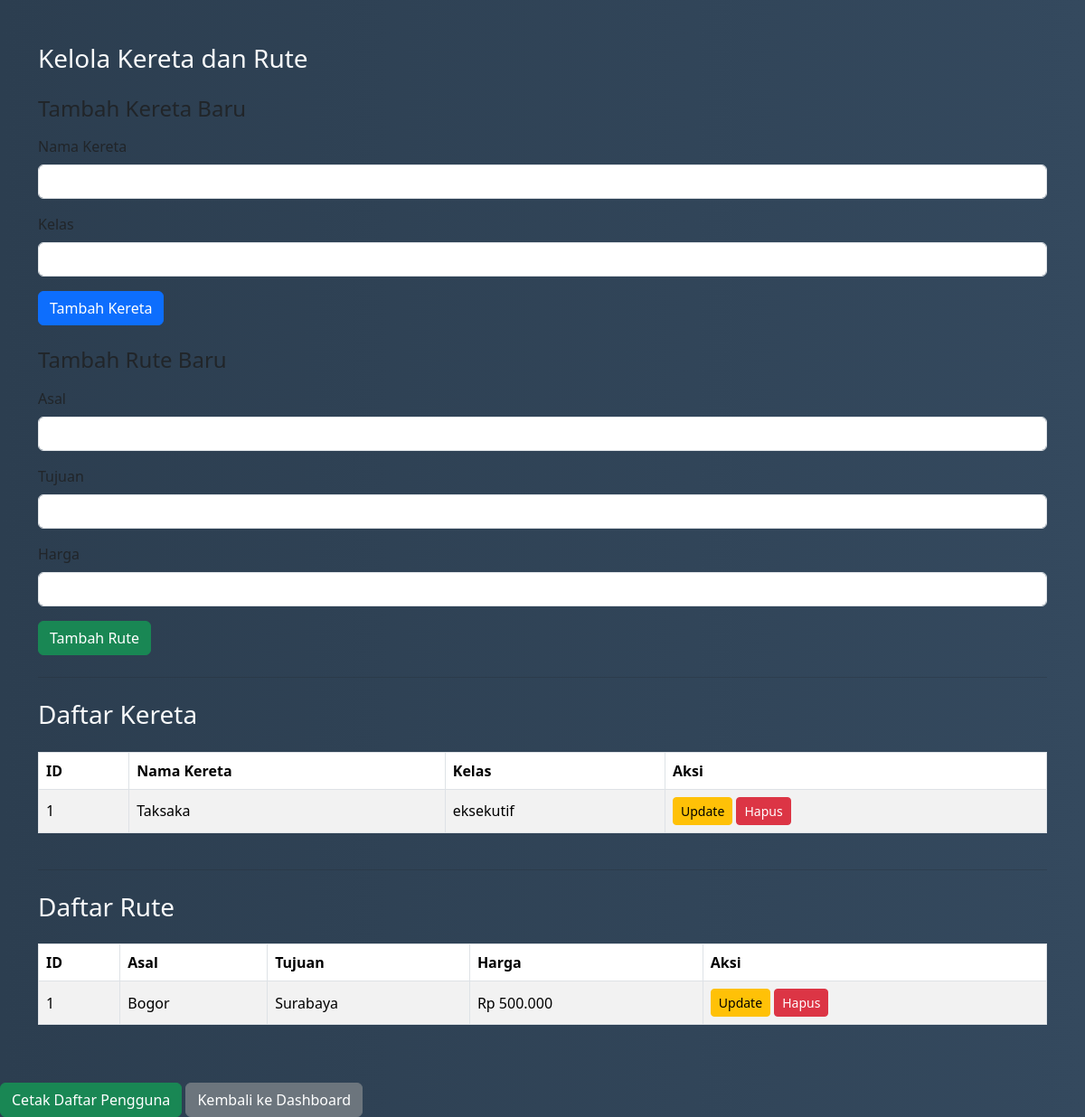
Page /kelola_kereta_rute.php (signed in) on the committed database.
### tables this page shows
CREATE TABLE `kereta` (
  `id` int NOT NULL,
  `nama_kereta` varchar(255) NOT NULL,
  `kelas` varchar(50) NOT NULL
);

CREATE TABLE `rute` (
  `id` int NOT NULL,
  `asal` varchar(255) NOT NULL,
  `tujuan` varchar(255) NOT NULL,
  `harga` decimal(10,2) NOT NULL DEFAULT '0.00'
);

### kelola_kereta_rute.php (the view, shortened to what this page needs)
<?php
require_once 'koneksi.php';
$kereta_query = mysqli_query($koneksi, "SELECT * FROM kereta ORDER BY id ASC");
$rute_query = mysqli_query($koneksi, "SELECT * FROM rute ORDER BY id ASC");
?>
<!DOCTYPE html>
<html lang="id">
<head>
    <link href="https://cdn.jsdelivr.net/npm/bootstrap@5.3.3/dist/css/bootstrap.min.css" rel="stylesheet">
</head>
<body>
    <div class="container py-5">
        <h3 class="text-light mb-4">Kelola Kereta dan Rute</h3>
        <form method="POST" action="" class="mb-4">
            <h4 class="mb-3">Tambah Kereta Baru</h4>
            <div class="mb-3">
                <label for="nama_kereta" class="form-label">Nama Kereta</label>
                <input type="text" class="form-control" id="nama_kereta" name="nama_kereta" required>
            </div>
            <div class="mb-3">
                <label for="kelas" class="form-label">Kelas</label>
                <input type="text" class="form-control" id="kelas" name="kelas" required>
            </div>
            <button type="submit" name="tambah_kereta" class="btn btn-primary">Tambah Kereta</button>
        </form>
        <form method="POST" action="" class="mb-4">
            <h4 class="mb-3">Tambah Rute Baru</h4>
            <div class="mb-3">
                <label for="asal" class="form-label">Asal</label>
                <input type="text" class="form-control" id="asal" name="asal" required>
            </div>
            <div class="mb-3">
                <label for="tujuan" class="form-label">Tujuan</label>
                <input type="text" class="form-control" id="tujuan" name="tujuan" required>
            </div>
            <div class="mb-3">
                <label for="harga" class="form-label">Harga</label>
                <input type="number" step="0.01" class="form-control" id="harga" name="harga" required>
            </div>
            <button type="submit" name="tambah_rute" class="btn btn-success">Tambah Rute</button>
        </form>
        <hr class="my-4">
        <h3 class="text-light mb-4">Daftar Kereta</h3>
        <div class="table-responsive">
            <table class="table table-bordered table-striped bg-white">
                <thead>
                    <tr>
                        <th>ID</th>
                        <th>Nama Kereta</th>
                        <th>Kelas</th>
                        <th>Aksi</th>
                    </tr>
                </thead>
                <tbody>
                    <?php while ($kereta = mysqli_fetch_assoc($kereta_query)) : ?>
                        <tr>
                            <td><?= $kereta['id']; ?></td>
                            <td><?= htmlspecialchars($kereta['nama_kereta']); ?></td>
                            <td><?= htmlspecialchars($kereta['kelas']); ?></td>
                            <td>
                                <button class="btn btn-warning btn-sm" data-bs-toggle="modal" data-bs-target="#updateKeretaModal<?= $kereta['id']; ?>">Update</button>
                                <a href="?hapus_kereta=<?= $kereta['id']; ?>" class="btn btn-danger btn-sm" onclick="return confirm('Yakin ingin menghapus kereta ini?')">Hapus</a>
                            </td>
                        </tr>
                    <?php endwhile; ?>
                </tbody>
            </table>
        </div>
        <hr class="my-4">
        <h3 class="text-light mb-4">Daftar Rute</h3>
        <div class="table-responsive">
            <table class="table table-bordered table-striped bg-white">
                <thead>
                    <tr>
                        <th>ID</th>
                        <th>Asal</th>
                        <th>Tujuan</th>
                        <th>Harga</th>
                        <th>Aksi</th>
                    </tr>
                </thead>
                <tbody>
                    <?php while ($rute = mysqli_fetch_assoc($rute_query)) : ?>
                        <tr>
                            <td><?= $rute['id']; ?></td>
                            <td><?= htmlspecialchars($rute['asal']); ?></td>
                            <td><?= htmlspecialchars($rute['tujuan']); ?></td>
                            <td>Rp <?= number_format($rute['harga'], 0, ',', '.'); ?></td>
                            <td>
                                <button class="btn btn-warning btn-sm" data-bs-toggle="modal" data-bs-target="#updateRuteModal<?= $rute['id']; ?>">Update</button>
                                <a href="?hapus_rute=<?= $rute['id']; ?>" class="btn btn-danger btn-sm" onclick="return confirm('Yakin ingin menghapus rute ini?')">Hapus</a>
                            </td>
                        </tr>
                    <?php endwhile; ?>
                </tbody>
            </table>
        </div>
    </div>
    <button onclick="window.print()" class="btn btn-success">Cetak Daftar Pengguna</button>
    <a href="dashboard.php" class="btn btn-secondary">Kembali ke Dashboard</a>
</body>
</html>

### kelola_kereta_rute.php (style rules this page uses)
body { background: linear-gradient(to right, #2c3e50, #34495e); min-height: 100vh; }
.table thead { background-color: #2980b9; color: white; }
.table th, .table td { vertical-align: middle; }

### rows in the picture
kereta: id "1", nama_kereta "Taksaka", kelas "eksekutif"
rute: id "1", asal "Bogor", tujuan "Surabaya", harga "500.000"
